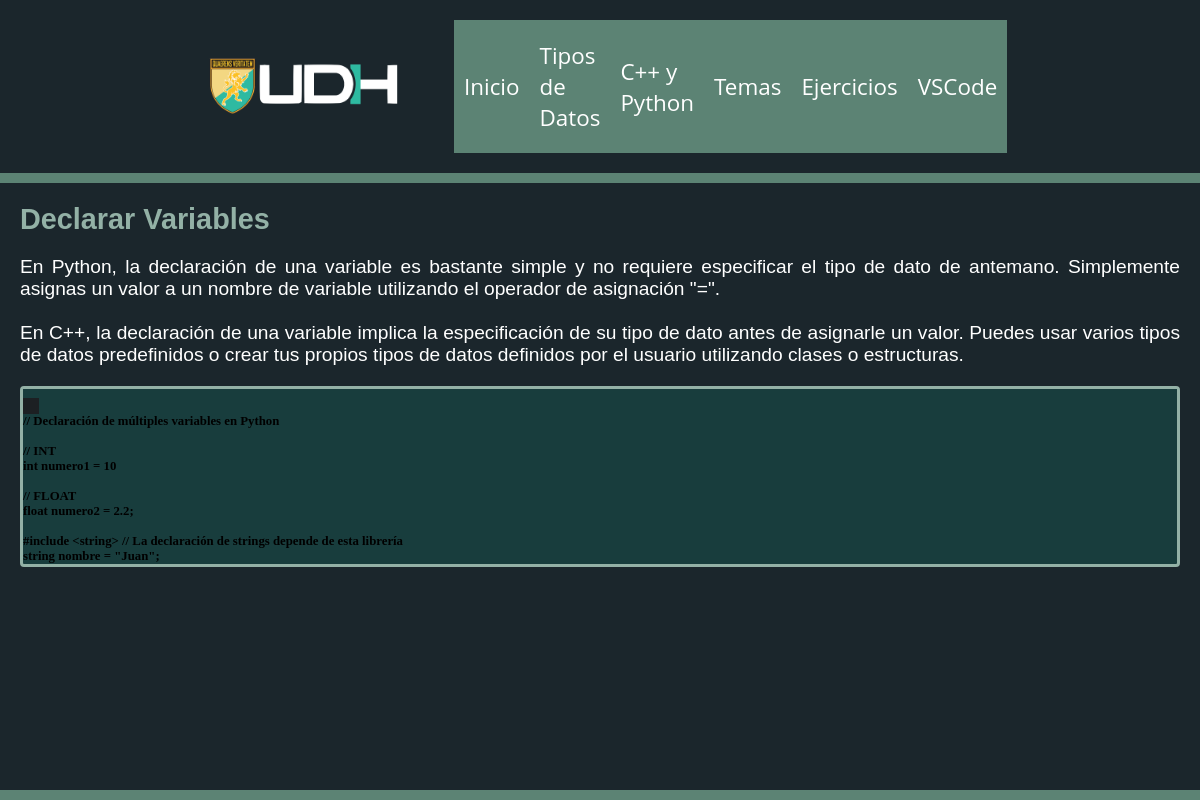
The app's page /Diferencias/Declarar Variables with its own data.
### exercises/models.py (models this page shows, shortened)
class Methods(models.Model):
    func = models.CharField(max_length=25)
    detail = models.TextField()
    py_snip = models.TextField()
    cpp_snip = models.TextField()

### exercises/views.py (the view)
# urls.py: path('Diferencias/<str:method_name>', DifferencesDetailView.as_view(), name = 'diferencias_detail' ),
class DifferencesDetailView(View):
    def get(self, request, method_name):
        method = get_object_or_404(Methods, func=method_name)
        return render(request, 'differences_detail.html', {'method': method})

### exercises/static/templates/differences_detail.html (shortened to what this page needs)
{% extends 'base.html' %}
{% load static %}
{% block content %}
<div class="categText">
    <h1>{{ method.func }}</h1>
    <p class="themeContext">{{ method.detail }}</p>
</div>
<div class="examText">
    <div class="exercise">
        <div class="snippet" id="codeSnippets">
            <div class="snippet-toggle">
                <button id="cppSnippetBtn" class="active">
                </button>
                <button id="pySnippetBtn">
                </button>
            </div>
            <pre id="cppSnippet" class="inactive"><code class="language-cpp">{{ method.cpp_snip }}</code></pre>
        </div>
    </div>
</div>
{% endblock %}

### exercises/static/css/style.css (style rules this page uses)
* { margin: 0; padding: 0; }
body { display: flex; flex-direction: column; min-height: 100vh; background-color: #1B262C; font-family: "Open Sans", "Helvetica Neue", Helvetica, Arial, sans-serif; }
h1, h2, h3, p { color: #FFFFFF; margin-bottom: 20px; }
h1 { font-size: 180%; font-family: 'Ubuntu', sans-serif; color: #93B1A6; }
p { font-size: 120%; font-family: 'Ubuntu', sans-serif; white-space: pre-line; text-align: justify; }

### exercises/static/css/exercise.css (style rules this page uses)
.snippet-toggle { text-align: left; background-color: #183D3D; margin-bottom: 0; }
.snippet-toggle button { background-color: #183D3D; border: none; padding: 8px; margin: 0; cursor: pointer; transition: none; }
.snippet-toggle button.active { background-color: rgb(28, 32, 35); color: #93B1A6; }
.snippet { border: 3px solid #93B1A6; padding: 0%; background-color: #183D3D; border-radius: 4px; }
#pySnippet, #cppSnippet { margin: 0; }
code { font-family: MonoCraft; font-weight: bolder; font-size: 80%; }

### records on screen
Methods: func "Declarar Variables", detail "En Python, la declaración de una variable es bastante simple y no requiere especificar el tipo de dato de antemano. Simplemente asignas un valor a un nombre de variable utilizando el operador de asignación \"=\". En C++, la declaración de una variable implica la especificación de su tipo de dato antes de asignarle un valor. Puedes usar varios tipos de datos predefinidos o crear tus propios tipos de datos definidos por el usuario utilizando clases o estructuras.", cpp_snip "// Declaración de múltiples variables en Python // INT int numero1 = 10 // FLOAT float numero2 = 2.2; #include <string> // La declaración de strings depende de esta librería string nombre = \"Juan\";"
